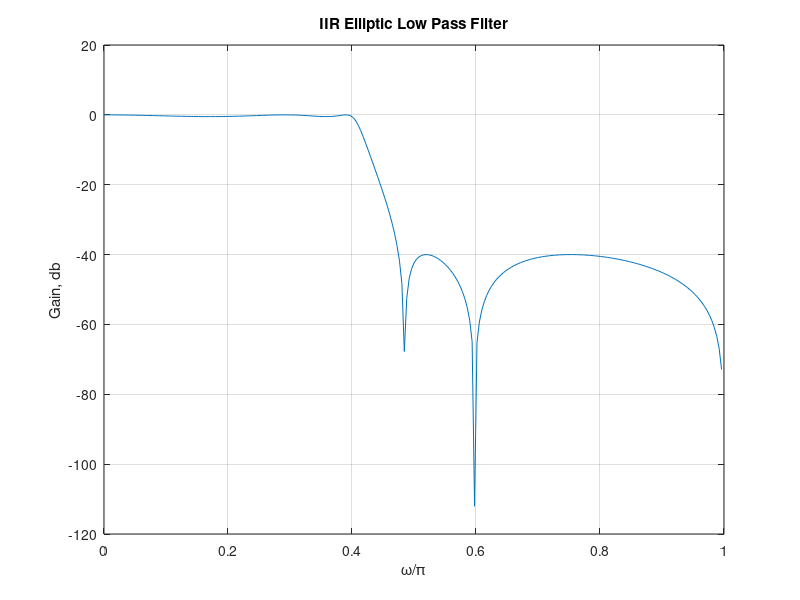

Source code (MATLAB):
%transfer function of an elliptic IIR low filter
clc; 
clear;
%fp=input('Enter Fp: ');
%fs=input('Enter Fs; ');
%rp=input('Enter Rp: ');
%rs=input('Enter Rs: ');
%ft=input('Enter Ft: ');
fp=800; 
fs=1000;
rp=0.5; 
rs=40;
ft=4000;
wp=(2*fp)/ft;
ws=(2*fs)/ft;
[N,Wn]=ellipord(wp,ws,rp,rs);
[b,a]=ellip(N,rp,rs,Wn);
[h,omega]=freqz(b,a,256);
plot(omega/pi,20*log10(abs(h))); grid on;box on;
xlabel('\omega/\pi'),ylabel('Gain, db');
title('IIR Elliptic Low Pass Filter');